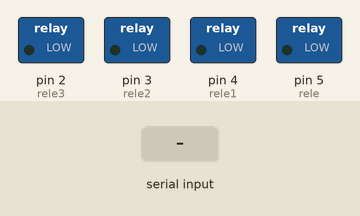
The sketch below on a simulated Arduino Uno, built with avr-gcc and run on an emulated ATmega328P. Parts: switched loads named in the sketch (green lamp = pin HIGH). The inputs (shaded band) are chosen by the test bench.

Above: at 1.2 s.
1.3 s: "A" received over the second serial link
At 2.5 s:
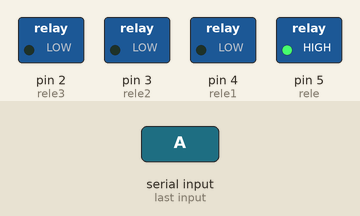
2.8 s: "B" received over the second serial link
At 3.7 s:
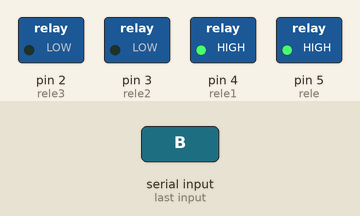
4.3 s: "a" received over the second serial link
At 4.8 s:
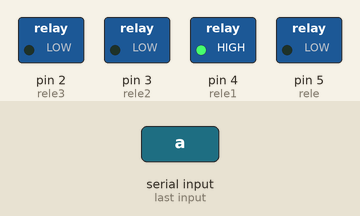
5.8 s: "C" received over the second serial link
At 7.0 s:
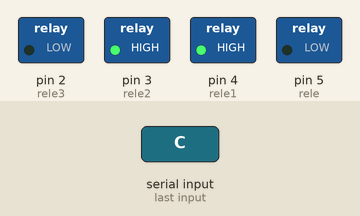
7.3 s: "b" received over the second serial link
At 8.3 s:
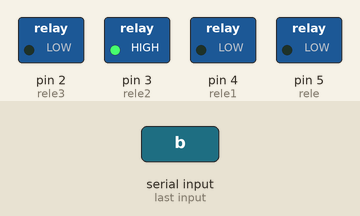
8.8 s: "D" received over the second serial link
At 9.4 s:
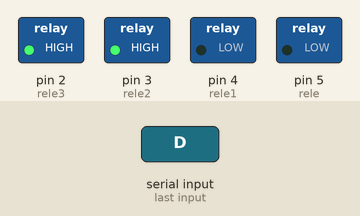
Timing chart, 0 to 11.3 s (numbered marks = the images above; inputs shaded):
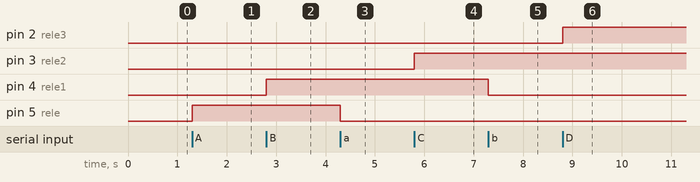

The sketch:

programa_do_estagio1.ino
```cpp
#include <SoftwareSerial.h>

SoftwareSerial mySerial(0,1);//0-rx, 1-tx

int rele = 5; //define porta 5 como rele
int rele1 = 4; //define porta 4 como rele1
int rele2 = 3; //define porta 3 como rele2
int rele3 = 2; //define porta 2 como rele3

void setup(){
  mySerial.begin(9600); //define a comunicção serial em 9600
  pinMode(rele, OUTPUT); //declara rele como pino de saida
  pinMode(rele1, OUTPUT); //declara rele1 como pino de saida
  pinMode(rele2, OUTPUT); //declara rele2 como pino de saida
  pinMode(rele3, OUTPUT); //declara rele3 como pino de saida
  }
void loop(){
  char caracter = mySerial.read(); //faz leitura do cactere

  if(caracter == 'A'){ //se identifica caracter 'A'
    digitalWrite(rele, HIGH); //liga rele
    }
  if(caracter == 'a'){ //se identifica caracter 'a'
    digitalWrite(rele, LOW); //desliga rele
    }
  if(caracter == 'B'){ //se identifica caracter 'B'
    digitalWrite(rele1, HIGH); //liga rele1
    }
  if(caracter == 'b'){ //se identifica caracter 'b'
    digitalWrite(rele1, LOW); //desliga rele1
    }
  if(caracter == 'C'){ //se identifica caracter 'C'
    digitalWrite(rele2, HIGH); //liga rele2
    }
  if(caracter == 'c'){ //se identifica caracter 'c'
    digitalWrite(rele2, LOW); //desliga rele2
    }
  if(caracter == 'D'){ //se identifica caracter 'D'
    digitalWrite(rele3, HIGH); //liga rele3
    }
  if(caracter == 'd'){ //se identifica caracter 'd'
    digitalWrite(rele3, LOW); //desliga rele3
    }
}
```

Measured:
- after the input at 1.3 s, pin 5 (rele): LOW → HIGH at once
- after the input at 2.8 s, pin 4 (rele1): LOW → HIGH at once
- after the input at 4.3 s, pin 5 (rele): HIGH → LOW at once
- after the input at 5.8 s, pin 3 (rele2): LOW → HIGH at once
- after the input at 7.3 s, pin 4 (rele1): HIGH → LOW at once
- after the input at 8.8 s, pin 2 (rele3): LOW → HIGH at once
